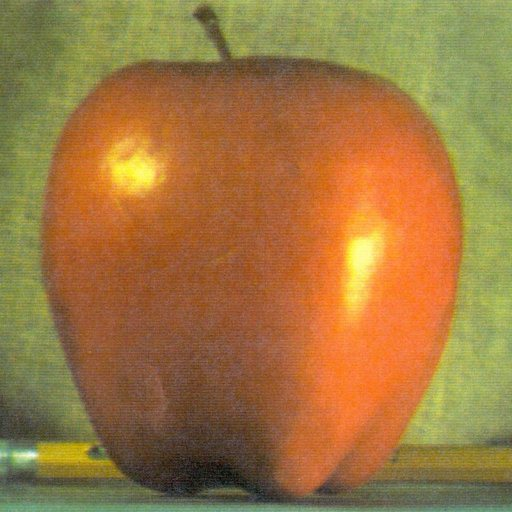
#> input picture Homeworks/hw3/homework3/data/apple.jpg, 512 x 512 px, found by its file name
$ jupyter execute --allow-errors pyramidBlending.ipynb
#> lines starting #> are read from the running program, lines starting #| are printed output that depends on the picture
[cell 1]
from google.colab import files
uploadImg = files.upload()
#> the answer given: apple.jpg

[cell 2]
# install the libraries
import numpy as np
import scipy.signal as sig
from scipy import misc
import matplotlib.pyplot as plt
from scipy import ndimage
import cv2
import imageio
from google.colab.patches import cv2_imshow

# create a  Binomial (5-tap) filter
kernel = (1.0/256)*np.array([[1, 4, 6, 4, 1],[4, 16, 24, 16, 4],[6, 24, 36, 24, 6],[4, 16, 24, 16, 4],[1, 4, 6, 4, 1]])
"""
plt.imshow(kernel)
plt.show()
"""

def interpolate(image):
  """
  Interpolates an image with upsampling rate r=2.
  """
  image_up = np.zeros((2*image.shape[0], 2*image.shape[1]))
  # Upsample
  image_up[::2, ::2] = image
  # Blur (we need to scale this up since the kernel has unit area)
  # (The length and width are both doubled, so the area is quadrupled)
  #return sig.convolve2d(image_up, 4*kernel, 'same')
  return ndimage.filters.convolve(image_up,4*kernel, mode='constant')

def decimate(image):
  """
  Decimates an image with downsampling rate r=2.
  """
  # Blur
  #image_blur = sig.convolve2d(image, kernel, 'same')
  # print(np.shape(image), np.shape(kernel))
  image_blur = ndimage.filters.convolve(image,kernel, mode='constant')
  # Downsample
  return image_blur[::2, ::2]


  # here is the constructions of pyramids
def pyramids(image):
  """
  Constructs Gaussian and Laplacian pyramids.
  Parameters :
  image  : the original image (i.e. base of the pyramid)
  Returns :
  G   : the Gaussian pyramid
  L   : the Laplacian pyramid
  """
  # Initialize pyramids
  G = [image, ]
  L = []

  # Build the Gaussian pyramid to maximum depth
  while image.shape[0] >= 2 and image.shape[1] >= 2:
    image = decimate(image)
    G.append(image)

  # Build the Laplacian pyramid
  for i in range(len(G) - 1):
    L.append(G[i] - interpolate(G[i + 1]))

  return G[:-1], L

# [G, L] = pyramids(image)

# Build Gaussian pyramid and Laplacian pyramids from images A and B, also mask
# Reference: https://becominghuman.ai/image-blending-using-laplacian-pyramids-2f8e9982077f
def pyramidBlending(A, B, mask):
  [GA, LA] = pyramids(A)
  [GB ,LB] = pyramids(B)
  # Build a Gaussian pyramid GR from selected region R (mask that says which pixels come from left and which from right)
  [Gmask, LMask] = pyramids(mask)
  # Form a combined pyramid LS from LA and LB using nodes of GR as weights
  # Equation: LS(i, j) = GR(I, j)*LA(I, j) + (1-GR(I, j)* LB(I, j))
  # Collapse the LS pyramid to get the final blended image
  blend = []
  for i in range(len(LA)):
    # LS = np.max(Gmask[i])*LA[i] + (1-np.max(Gmask[i]))*LB[i]
    LS = Gmask[i]/255*LA[i] + (1-Gmask[i]/255)*LB[i]
    blend.append(LS)
  return blend

# reconstruct the pyramids as well as upsampling and add up with each level
def reconstruct(pyramid):
  rows, cols = pyramid[0].shape
  res = np.zeros((rows, cols + cols//2), dtype= np.double)
  # start the smallest pyramid so we need to reverse the order
  revPyramid = pyramid[::-1]
  stack = revPyramid[0]
  # start with the second index
  for i in range(1, len(revPyramid)):
    stack = interpolate(stack) + revPyramid[i] # upsampling simultaneously
  return stack

# https://compvisionlab.wordpress.com/2013/05/13/image-blending-using-pyramid/
# Besides pyramid Blending, we need to blend image's color
def colorBlending(img1, img2, mask):
  # split to 3 basic color, then using pyramidBlending and reconstruct it, respectively
  img1R,img1G,img1B = cv2.split(img1)
  img2R,img2G,img2B = cv2.split(img2)
  R = reconstruct(pyramidBlending(img1R, img2R, mask))
  G = reconstruct(pyramidBlending(img1G, img2G, mask))
  B = reconstruct(pyramidBlending(img1B, img2B, mask))
  output = cv2.merge((R, G, B))
  imageio.imsave("output.png", output)
  img = cv2.imread("output.png")
  cv2_imshow(img)


apple = imageio.imread('apple.jpg')
#> apple is the input picture: shape (512, 512, 3); mean R, G, B 159.1, 119.7, 64.8
orange = imageio.imread('orange.jpg')
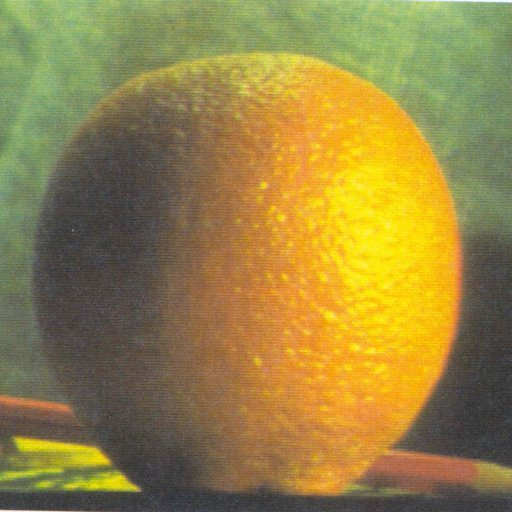
#> input picture Homeworks/hw3/homework3/data/orange.jpg, 512 x 512 px, found by its file name
#> orange is the input picture: shape (512, 512, 3); mean R, G, B 150.2, 131.8, 69.2
mask = cv2.imread('mask.jpg', 0)
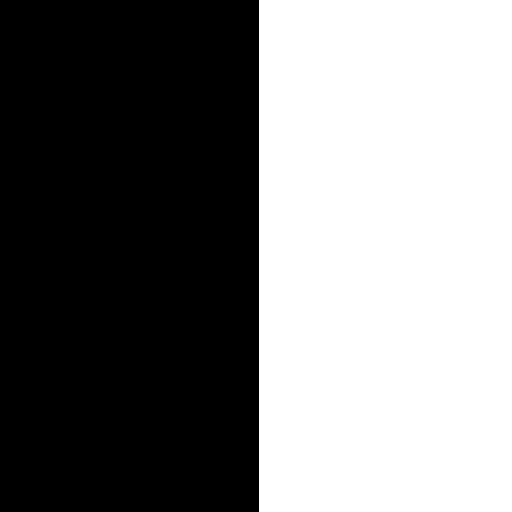
#> input picture Homeworks/hw3/homework3/data/mask.jpg, 512 x 512 px, found by its file name
#> mask is the input picture: shape (512, 512); min 0, max 255, mean 126
#> (the rest of this cell did not finish here and is left out)

#> in colorBlending, `img1R,img1G,img1B = cv2.split(img1)`:
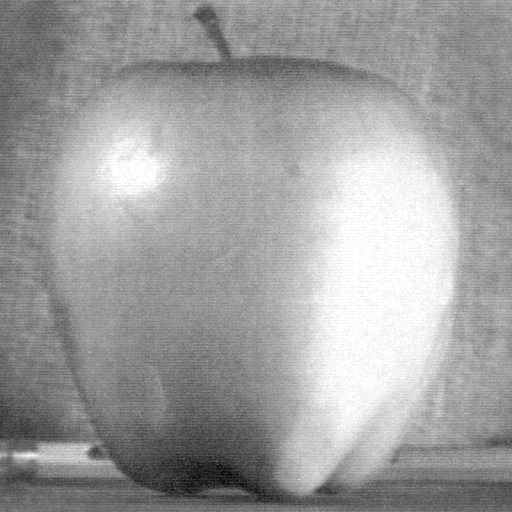
#> img1R: shape (512, 512); min 7, max 255, mean 159.1
#> in colorBlending, `img1R,img1G,img1B = cv2.split(img1)`:
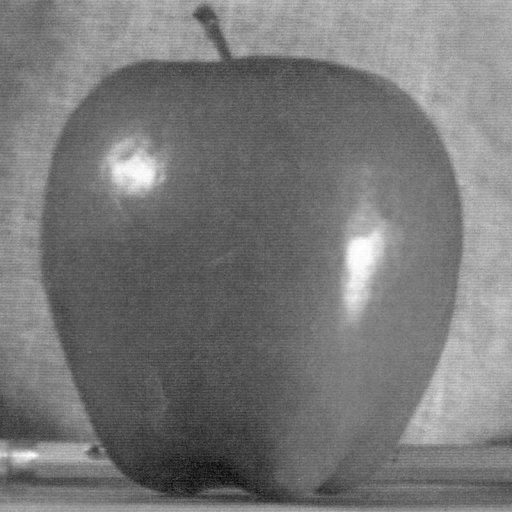
#> img1G: shape (512, 512); min 5, max 255, mean 119.7
#> in colorBlending, `img2R,img2G,img2B = cv2.split(img2)`:
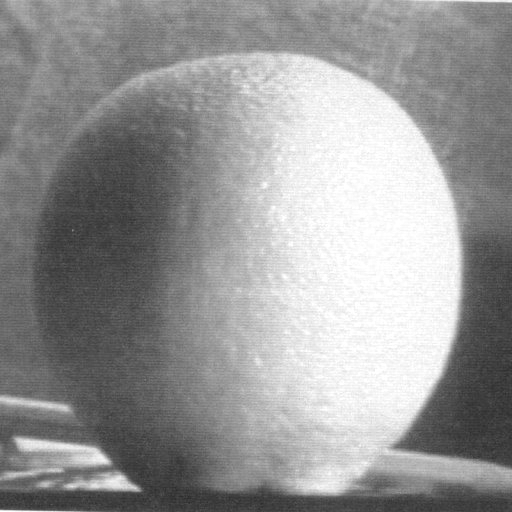
#> img2R: shape (512, 512); min 43, max 255, mean 150.2
#> in colorBlending, `img2R,img2G,img2B = cv2.split(img2)`:
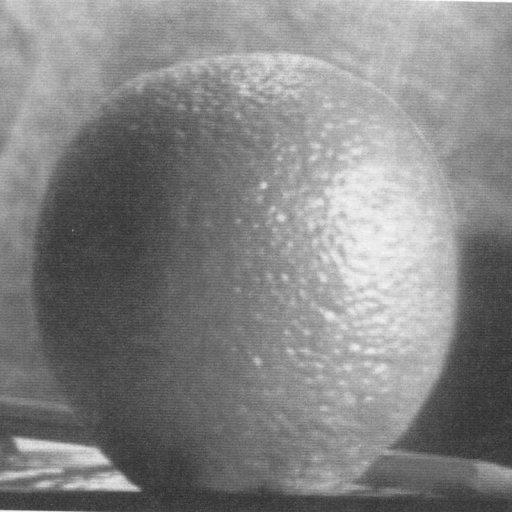
#> img2G: shape (512, 512); min 43, max 255, mean 131.8
#> in colorBlending, `img2R,img2G,img2B = cv2.split(img2)`:
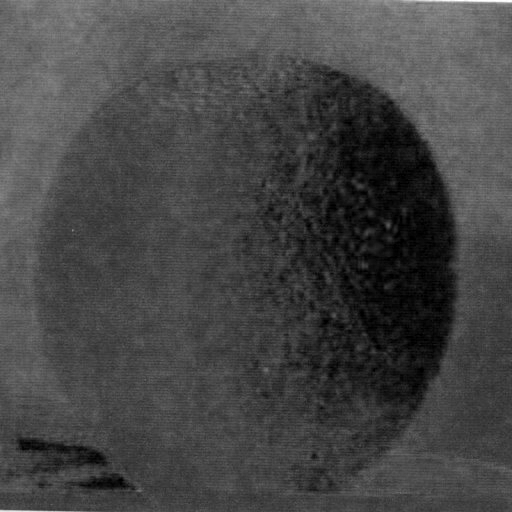
#> img2B: shape (512, 512); min 0, max 255, mean 69.2
#> the loop in pyramids, `while image.shape[0] >= 2 and image.shape[1] >= 2:` made 9 passes
#> image on pass 8: [[34, 67], [62, 128]]
#> (image_blur in decimate, image) on pass 9: ([[24, 28], [28, 32]], [24])
#> after the loop in pyramids, `while image.shape[0] >= 2 and image.shape[1] >= 2:`: G = 10 items
#> the loop in pyramids, `for i in range(len(G) - 1):` made 9 passes
#> after the loop in pyramids, `for i in range(len(G) - 1):`: L = 9 items
#> the loop in pyramids (call 2), `while image.shape[0] >= 2 and image.shape[1] >= 2:` made 9 passes
#> image on pass 8: [[29, 67], [48, 124]]
#> (image_blur in decimate, image) on pass 9: ([[22, 26], [25, 30]], [22])
#> the loop in pyramids (call 2), `for i in range(len(G) - 1):` made 9 passes
#> the loop in pyramidBlending, `for i in range(len(LA)):` made 9 passes
#> LS on pass 9: [[16.69, 58.61], [40.17, 119.7]]
#> in reconstruct, `rows, cols = pyramid[0].shape`: rows = 512
#> in reconstruct, `revPyramid = pyramid[::-1]`: revPyramid = 9 items
#> in reconstruct, `stack = revPyramid[0]`: stack = [[16.69, 58.61], [40.17, 119.7]]
#> the loop in reconstruct, `for i in range(1, len(revPyramid)):` made 8 passes
#> after the loop in reconstruct, `for i in range(1, len(revPyramid)):`:
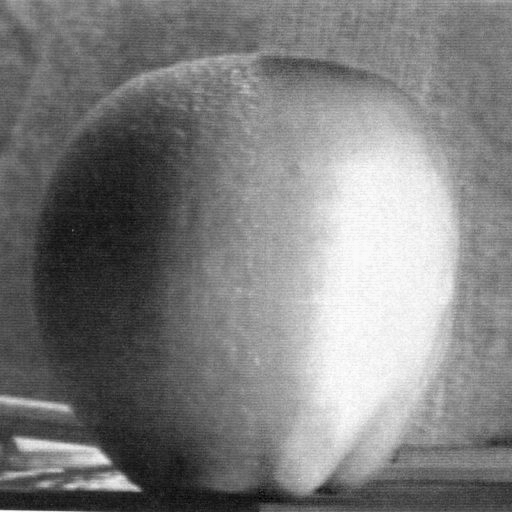
#> stack: shape (512, 512) float64; min 34.1, max 257.5, mean 145; drawn with min black and max white
#> the loop in pyramidBlending (call 2), `for i in range(len(LA)):` made 9 passes
#> LS on pass 9: [[18.73, 52.41], [36.54, 88.91]]
#> in reconstruct (call 2), `stack = revPyramid[0]`: stack = [[18.73, 52.41], [36.54, 88.91]]
#> the loop in reconstruct (call 2), `for i in range(1, len(revPyramid)):` made 8 passes
#> after the loop in reconstruct (call 2), `for i in range(1, len(revPyramid)):`:
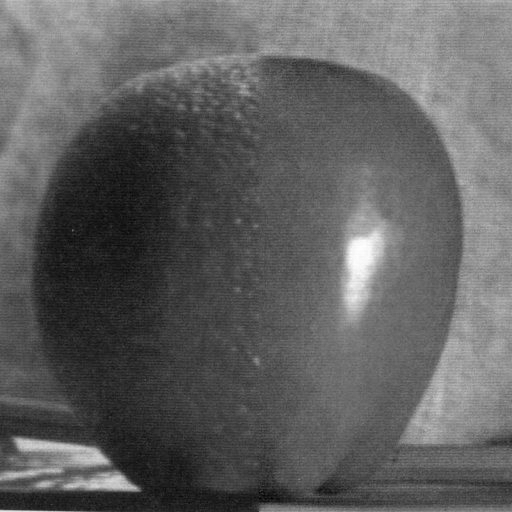
#> stack: shape (512, 512) float64; min 32.22, max 264.4, mean 119.4; drawn with min black and max white
#> the loop in pyramids (call 7), `while image.shape[0] >= 2 and image.shape[1] >= 2:` made 9 passes
#> image on pass 8: [[13, 25], [23, 40]]
#> (image_blur in decimate, image) on pass 9: ([[8, 9], [9, 10]], [8])
#> pass 2, in pyramids (call 7), `image = decimate(image)`:
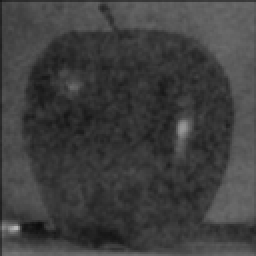
#> image: shape (128, 128) (shown 2 times larger); min 12, max 180, mean 62.9
#> the loop in pyramids (call 7), `for i in range(len(G) - 1):` made 9 passes
